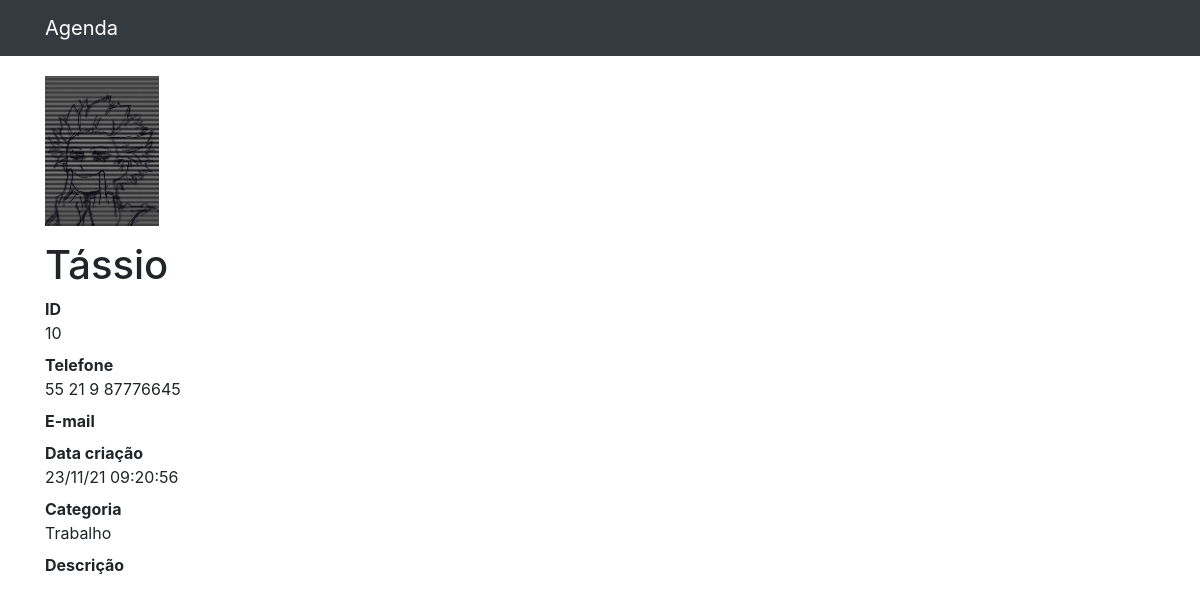
The page /10 on the database its author committed.
### contatos/models.py (models this page shows, shortened)
class Contato(models.Model):
    nome = models.CharField(max_length=255)
    sobrenome = models.CharField(max_length=255, blank=True)
    telefone = models.CharField(max_length=255)
    email = models.CharField(max_length=255, blank=True)
    data_criacao = models.DateTimeField(
        default=timezone.now)
    descricao = models.TextField(blank=True)
    categoria = models.ForeignKey(Categoria, on_delete=models.DO_NOTHING)
    mostrar = models.BooleanField(default=True)
    foto = models.ImageField(blank=True, upload_to='fotos/%y/%m/%d')

class Categoria(models.Model):
    nome = models.CharField(max_length=255)
    def __str__(self):
        return self.nome

### contatos/views.py (the view)
# urls.py: path('<int:contato_id>', views.details, name='detalhes'),
def details(request, contato_id):
    contato = get_object_or_404(Contato, id=contato_id)
    if not contato.mostrar:
        raise Http404
    return render(request, 'contatos/detalhes.html', {
        'contato': contato,
    })

### contatos/templates/contatos/detalhes.html (shortened to what this page needs)
{% extends 'base.html' %}
{% block 'page-content' %}
  {% if contato.foto%}
    <img src="./media/{{contato.foto}}" style="height: 150px; margin-top: 20px">
  {% endif %}
  <h1 class="mt-5" style="margin-top:15px!important">{{ contato.nome }} {{ contato.sobrenome }}</h1>
  <dl>
    <dt>ID</dt>
    <dd>{{ contato.id }}</dd>
    <dt>Telefone</dt>
    <dd>{{ contato.telefone }}</dd>
    <dt>E-mail</dt>
    <dt>Data criação</dt>
    <dd>{{ contato.data_criacao|date:'d/m/y H:i:s'  }}</dd>
    <dt>Categoria</dt>
    <dd>{{ contato.categoria }}</dd>
    <dt>Descrição</dt>
  </dl>
{% endblock %}

### rows shown on the page
Contato: foto (picture), nome "Tássio", id "10", telefone "55 21 9 87776645", data_criacao "23/11/21 09:20:56", categoria "Trabalho"
